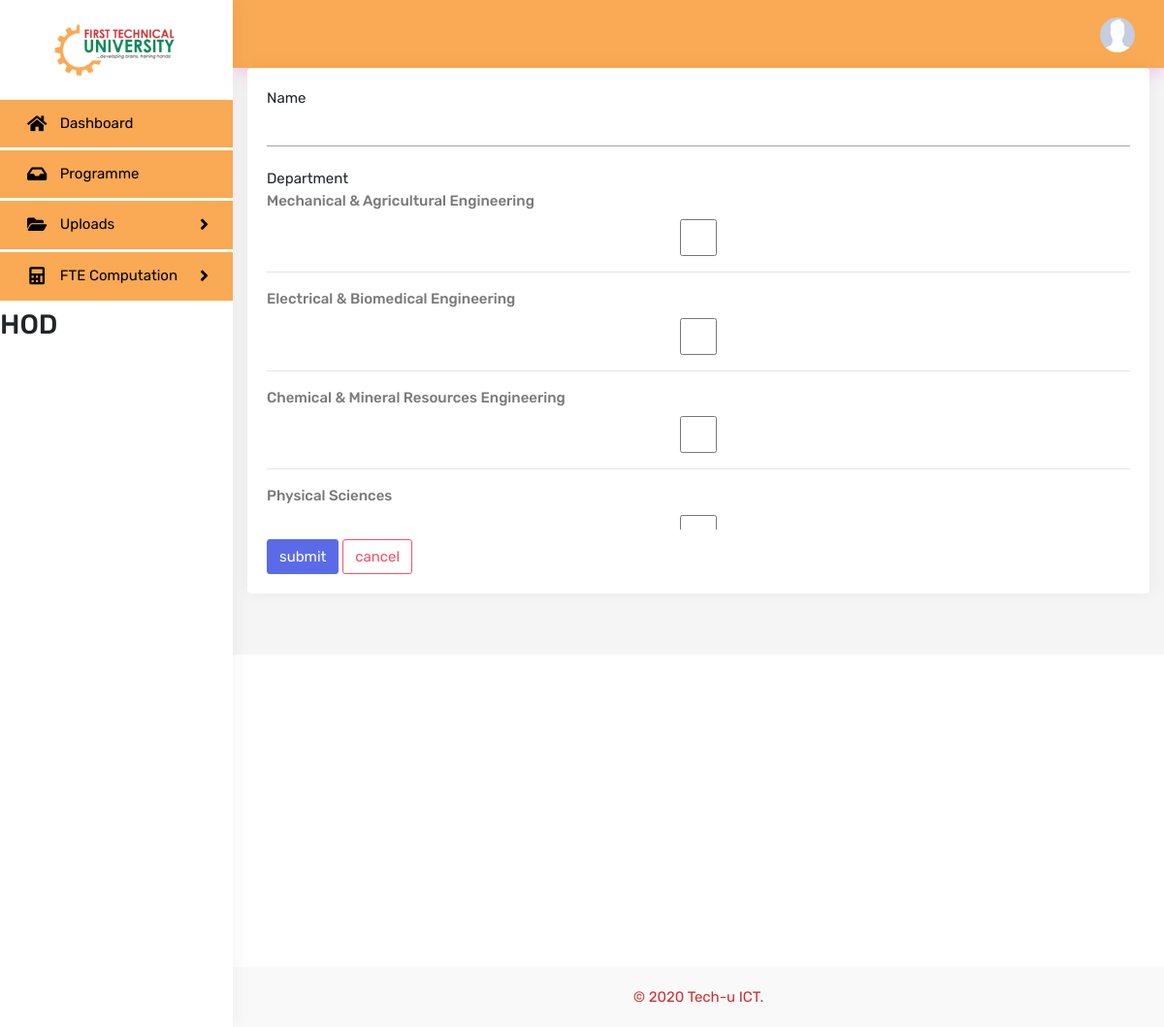
/create_faculty/ (signed in), run on the app's committed database.
### computation/models.py (models this page shows, shortened)
class Staff(models.Model):
    user = models.OneToOneField(
        User, on_delete=models.CASCADE, null=True, blank=True)
    name = models.CharField(max_length=200, null=True)
    staff_No = models.CharField(max_length=200, null=True)
    programme = models.ForeignKey(
        Programme, on_delete=models.CASCADE, null=True)
    faculty = models.ForeignKey(Faculty, on_delete=models.CASCADE, null=True)
    phone = models.CharField(max_length=200, null=True)
    email = models.CharField(max_length=200, null=True)
    profile_pic = models.ImageField(
        default='defult.jpg', null=True, blank=True)
    date_created = models.DateTimeField(auto_now_add=True, null=True)

class Department(models.Model):
    name = models.CharField(max_length=200, null=True, blank=True)
    programme = models.ManyToManyField(Programme, blank=True)
    def __str__(self):
        return self.name

### computation/views.py (the view)
# urls.py: path('create_faculty/', views.createFaculty, name='createFaculty'),
@login_required(login_url='login')
def createFaculty(request):
    form = FacultyForm()
    if request.method == 'POST':
        form = FacultyForm(request.POST)
        if form.is_valid():
            form.save()
            messages.success(request, 'Faculty created Successfully!!')
            return redirect('faculty')
    context = {'form': form}
    return render(request, 'computation/faculty_form.html', context)

### computation/forms.py
class FacultyForm(ModelForm):
    class Meta:
        model = Faculty
        fields = '__all__'
        widgets = {
            'department': forms.CheckboxSelectMultiple(),
        }
    def __init__(self, *args, **kwargs):
        super(FacultyForm, self).__init__(*args, **kwargs)
        for visible in self.visible_fields():
            visible.field.widget.attrs['class'] = 'form-control'

### computation/templates/computation/faculty_form.html (shortened to what this page needs)
{% extends 'computation/main.html' %}
{% block content %}
<div class="card card-body">
<form action="" method="post" enctype="multipart/form-data">
    {{form.name.label}}
    {{form.name}}
    <br>
    {{form.department.label}}
    <br>
    <ul class="list-group">
    {% for check in form.department %}
        <li >
            <label for="">{{ check.choice_label }}</label>
      {{ check.tag }}
      <hr>
    </li>
    {% endfor %}
</ul>
    <input class="btn btn-primary " type="submit" value="submit">
    <a class="btn btn-outline-danger " href="{% url 'faculty' %}"> cancel</a>
</form>
</div>
{% endblock %}

### computation/templates/computation/leftSideBar.html (shortened to what this page needs)
{% load static %}
<div class="left side-menu">
    <div class="topbar-left">
        <div class="text-center">
            <a href="{% url 'dashboard' %}" class="logo"><img src="{% static 'images/techu_logo.png' %}" height="55" alt="logo"></a>
        </div>
    </div>
    <div class="sidebar-inner slimscrollleft">
        <div id="sidebar-menu">
            <ul>
                {% ifequal  request.user.groups.all.0.name "HOD" %}
                <li>
                    <a href="{% url 'dashboard' %}" class="waves-effect">
                        <i class="fas fa-home"></i>
                        <span> Dashboard</span>
                    </a>
                </li>
                <li>
                    <a href="{% url 'programme' %}" class="waves-effect">
                        <i class="fas fa-inbox"></i>
                        <span>Programme</span>
                    </a>
                </li>
                <li class="has_sub">
                    <a href="javascript:void(0);" class="waves-effect"><i class="fas fa-folder-open"></i><span> Uploads </span>
                        <span class="float-right"><i class="fas fa-angle-right"></i></span></a>
                </li>
                <li class="has_sub">
                    <a href="javascript:void(0);" class="waves-effect"><i class="fas fa-calculator"></i><span> FTE Computation </span> <span class="float-right"><i class="fas fa-angle-right"></i></span></a>
                </li>
                {% endifequal %}
                <h3>{{request.user.groups.all.0.name}}</h3>
        </div>
    </div>
</div>

### computation/templates/computation/topBar.html (shortened to what this page needs)
<div class="topbar">
    <nav class="navbar-custom">
        <ul class="list-inline float-right mb-0">
            <li class="list-inline-item dropdown notification-list">
                <a class="nav-link dropdown-toggle arrow-none waves-effect nav-user" data-toggle="dropdown" href="#" role="button"
                   aria-haspopup="false" aria-expanded="false">
                    <img src="{{request.user.staff.profile_pic.url}}" alt="user" class="rounded-circle">
                </a>
            </li>
        </ul>
        <div class="clearfix"></div>
    </nav>
</div>

### static/css/style.css (style rules this page uses)
body { background: #f5f5f5; font-family: "Rubik", sans-serif; margin: 0; font-size: 15px; }
html { overflow-x: hidden; position: relative; min-height: 100%; background: #ffffff; }
h1, h2, h3, h4, h5, h6 { margin: 10px 0; }
h3 { line-height: 30px; }
* { outline: none !important; }
.waves-effect { position: relative; cursor: pointer; display: inline-block; overflow: hidden; -webkit-user-select: none; -moz-user-select: none; -ms-user-select: none; user-select: none; -webkit-tap-highlight-color: transparent; vertical-align: middle; z-index: 1; will-change: opacity, transform; -webkit-transition: all 0.3s ease-out; transition: all 0.3s ease-out; }
.btn { border-radius: 3px; font-size: 15px; }
.btn-primary, .btn-success, .btn-info, .btn-warning, .btn-danger, .btn-dark { color: #ffffff; }
.btn-primary { background-color: #5b6be8; border: 1px solid #5b6be8; }
.btn-outline-danger { color: #ec536c; border-color: #ec536c; }
.card { border: none; -webkit-box-shadow: 1px 0px 20px rgba(0, 0, 0, 0.05); box-shadow: 1px 0px 20px rgba(0, 0, 0, 0.05); }
label { font-weight: 500; color: #797979; }
.form-control { font-size: 15px; height: 38px; }
.logo { color: #2d3b48 !important; font-size: 20px; font-weight: 700; letter-spacing: .03em; line-height: 100px; text-transform: uppercase; }
.navbar-custom { background-color: #FAA954; border: none; margin: -20px -25px 0 -25px; -webkit-box-shadow: 1px 0px 20px #f5a9ed; box-shadow: 1px 0px 20px #f5a9ed; }
.notification-list { margin: 0 !important; }
.notification-list .nav-link { padding: 0 15px; line-height: 70px; }
.nav-user { margin: 0 15px 0 0; }
.nav-user img { height: 36px; width: 36px; }
.arrow-none:after { border: none; margin: 0; display: none; }
.side-menu { bottom: 0; top: 0; width: 240px; -webkit-transition: all 0.4s ease-in-out; transition: all 0.4s ease-in-out; background: #ffffff; position: absolute; z-index: 99; -webkit-box-shadow: 1px 0px 20px rgba(0, 0, 0, 0.05); box-shadow: 1px 0px 20px rgba(0, 0, 0, 0.05); }
body.fixed-left .side-menu.left { bottom: 50px; height: 100%; margin-bottom: -70px; margin-top: 0; padding-bottom: 70px; position: fixed; }
.sidebar-inner { height: 100%; }
#sidebar-menu, #sidebar-menu ul, #sidebar-menu li, #sidebar-menu a { border: 0; font-weight: normal; line-height: 1; list-style: none; margin: 0; padding: 0; position: relative; text-decoration: none; }
#sidebar-menu { background-color: #ffffff; padding-bottom: 50px; width: 100%; }
#sidebar-menu > ul > li > a { color: #000000; display: block; padding: 16px 25px; margin: 3px 0; background-color: #FAA954; }
#sidebar-menu > ul > li > a span i { font-size: 18px; line-height: 16px; }
#sidebar-menu > ul > li > a > span { vertical-align: middle; }
#sidebar-menu > ul > li > a > i { display: inline-block; font-size: 18px; line-height: 17px; margin-left: 3px; margin-right: 10px; text-align: center; vertical-align: middle; width: 20px; color: #000000; }

### static/css/forms.css (style rules this page uses)
.form-control { border-radius: 0; }
.form-control { border: 0; border-bottom: 1px solid #a1a2a3; }
.form-control, .form-control:focus, .form-control:focus:hover { color: #cf3034; background: none; outline: none; }

### computation/templates/computation/faculty_form.html (style rules this page uses)
.list-group { max-height: 350px; margin-bottom: 10px; overflow:scroll; -webkit-overflow-scrolling: touch; }

### data on the page
Department: choice_label "Mechanical & Agricultural Engineering"
Department: choice_label "Electrical & Biomedical Engineering"
Department: choice_label "Chemical & Mineral Resources Engineering"
Department: choice_label "Physical Sciences"

### other printed values
{{ request.user.groups.all.0.name }} "HOD"
